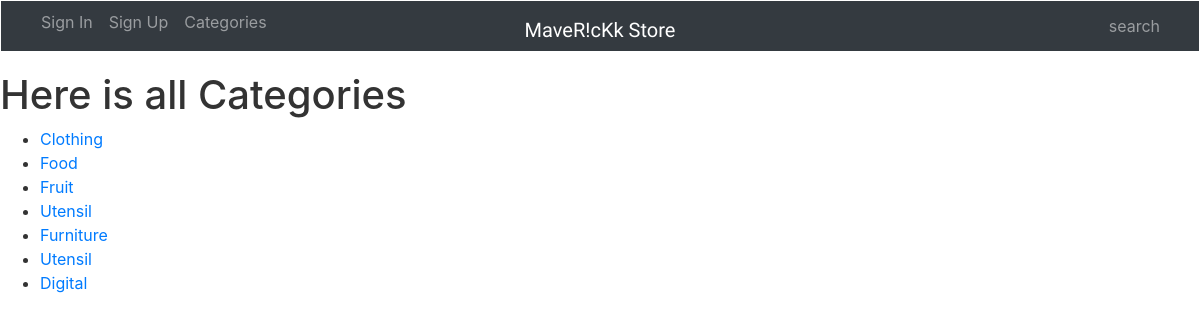
Screenshot of /shop/categories/ with the database file from the repository.
### Shopping/models.py (models this page shows, shortened)
class Category(models.Model):
    title = models.CharField(max_length=50, verbose_name=_('title of related category'))
    sold_price = models.IntegerField(default=0 , verbose_name=_('sold price'))
    class Meta:
        verbose_name = _('Category')
        verbose_name_plural = _('Categories')

### Shopping/views.py (the view)
def Categories (request):
    cats = Category.objects.all()
    return render (request, 'shopping/Categories.html', {'cats':cats})

### templates/shopping/Categories.html
{% extends 'shopping/base.html' %}
{% block body %}
    {% if cats %}
        <h1>{{ allcat }}</h1>
        <ul>
            {% for cat in cats %}
            <li>
                <a href="{% url 'shop:categorydetail' cat.id%}" >{{ cat.title }}</a>
            </li>
            {% endfor %}
        </ul>
    {% else %}
        <h3>{{ NoCat }}</h3>
    {% endif %}
{% endblock %}

### Shopping/static/Shopping/style.css (style rules this page uses)
body { color: #333; }

### rows the page displays
Category: title "Clothing"
Category: title "Food"
Category: title "Fruit"
Category: title "Utensil"
Category: title "Furniture"
Category: title "Utensil"
Category: title "Digital"

### other values shown
{{ SignIn }} "Sign In"
{{ SignUp }} "Sign Up"
{{ Categories }} "Categories"
{{ search }} "search"
{{ allcat }} "Here is all Categories"
